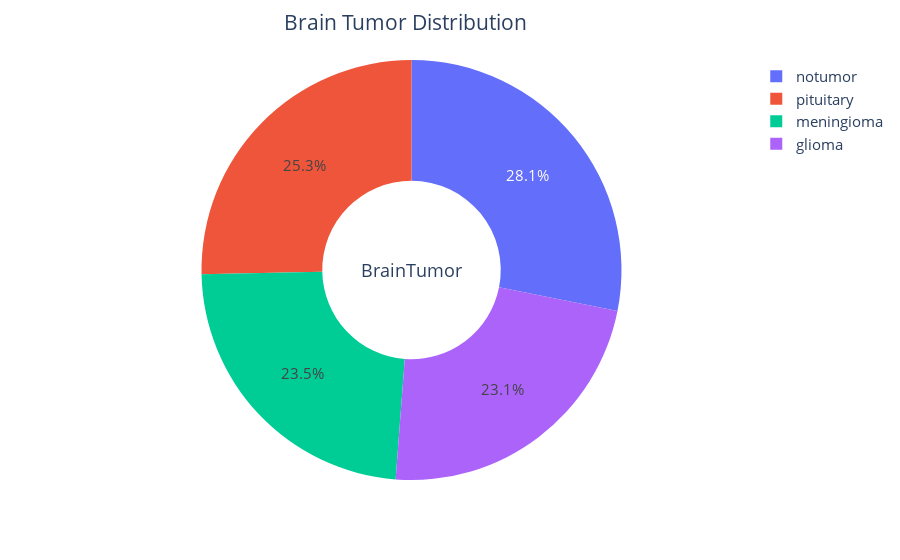

This figure's notebook cell:
### Code cell
fig=px.pie(values = [meningioma,glioma,pituitary,notumor], names=['meningioma','glioma','pituitary','notumor'],hole=0.425)
fig.update_layout(title='Brain Tumor Distribution',font_size=15,title_x=0.45,annotations=[dict(text='BrainTumor',font_size=18, showarrow=False,height=800,width=700)])
fig.update_traces(textfont_size=15,textinfo='percent')
fig.show()

### Figure 1 — Plotly figure (JSON) as saved in the notebook; plotly's stock layout.template omitted (floating-point values rounded to 4 significant figures)
{"data": [{"domain": {"x": [0, 1], "y": [0, 1]}, "hole": 0.425, "hovertemplate": "label=%{label}<br>value=%{value}<extra></extra>", "labels": ["meningioma", "glioma", "pituitary", "notumor"], "legendgroup": "", "name": "", "showlegend": true, "textfont": {"size": 15}, "textinfo": "percent", "type": "pie", "values": [1073, 1055, 1157, 1285]}], "layout": {"annotations": [{"font": {"size": 18}, "height": 800, "showarrow": false, "text": "BrainTumor", "width": 700}], "font": {"size": 15}, "legend": {"tracegroupgap": 0}, "margin": {"t": 60}, "title": {"text": "Brain Tumor Distribution", "x": 0.45}}}
